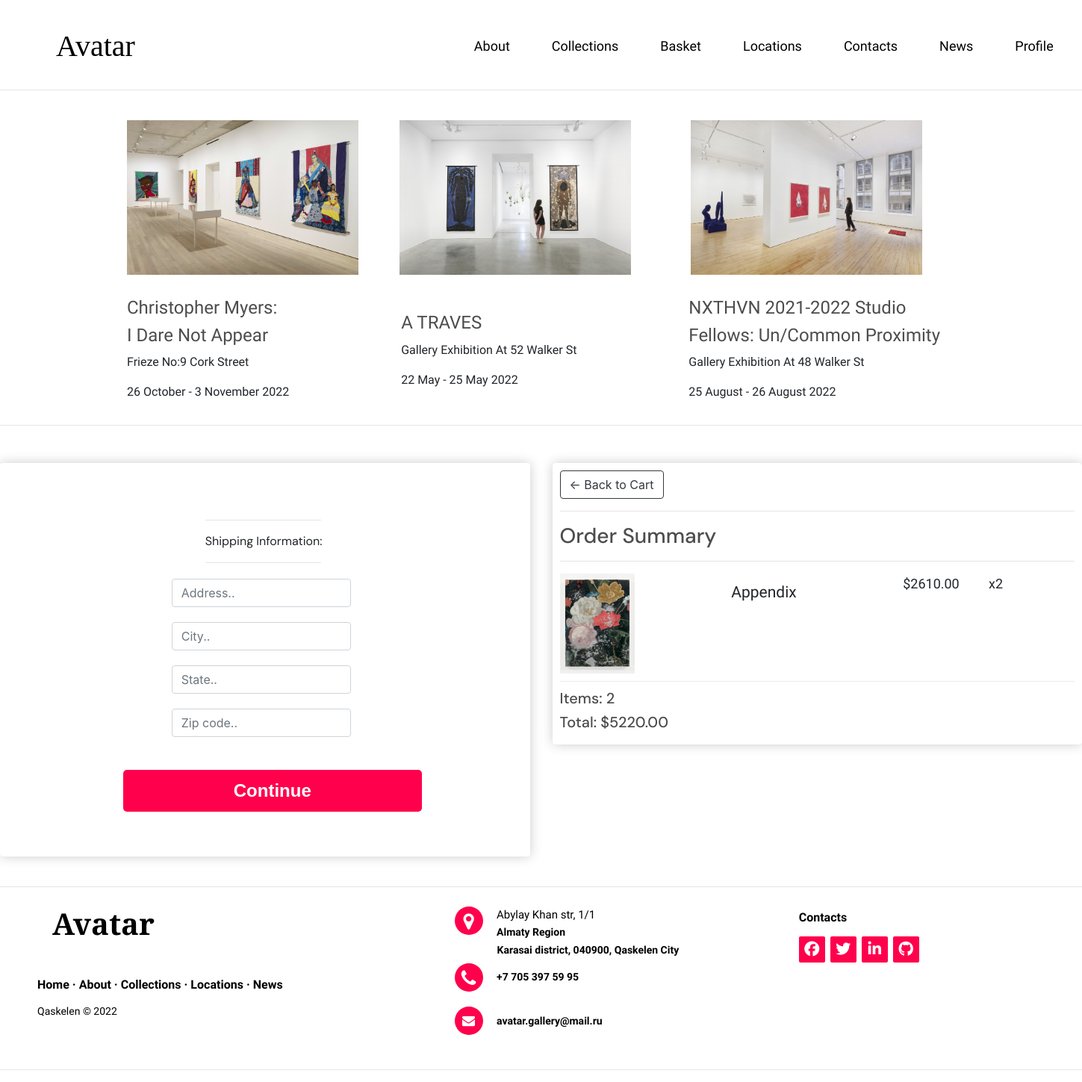
/checkout/ (signed in), run on an earlier commit of the app's database.
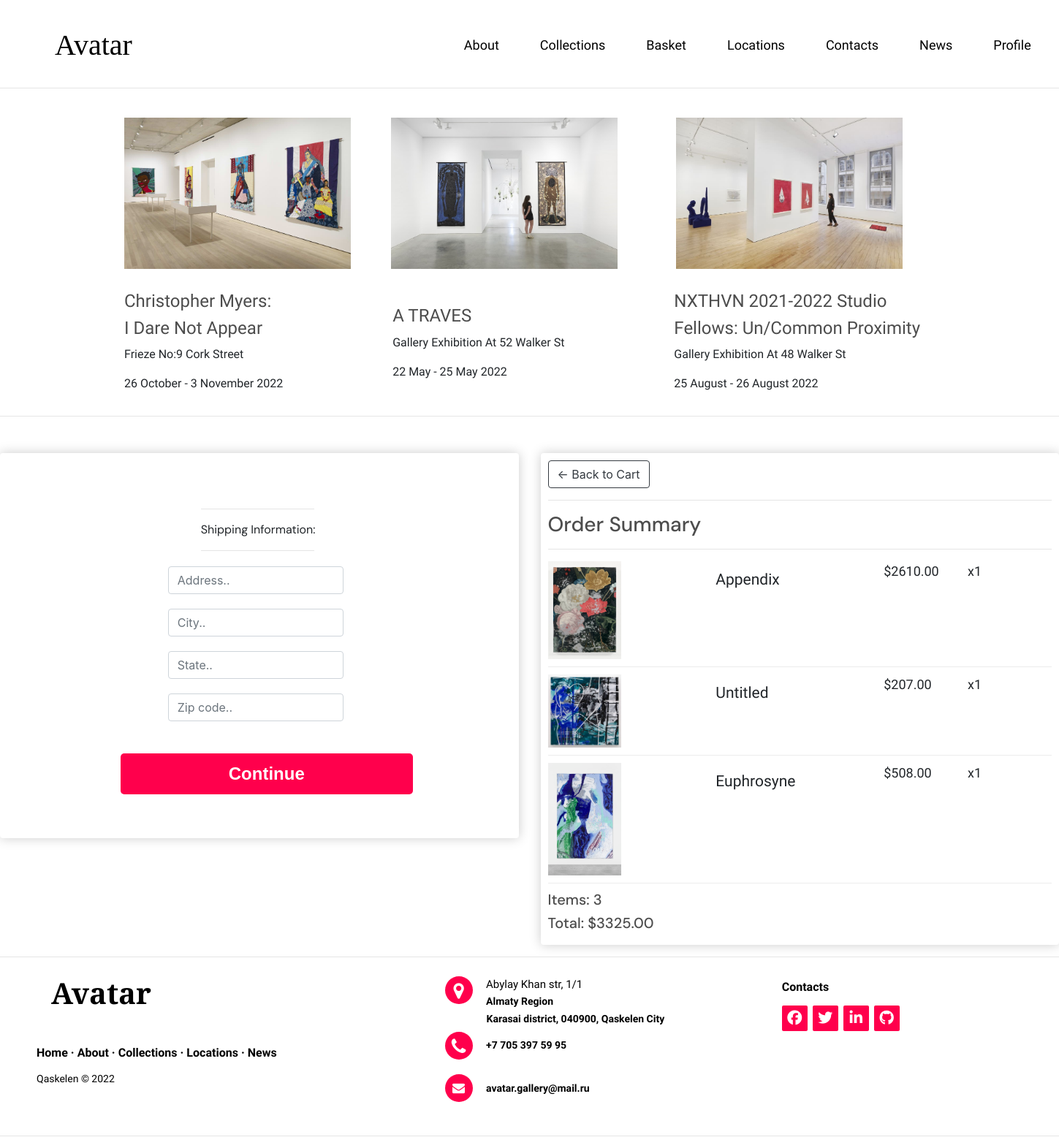
And on a later commit of the database.
### store/models.py (models this page shows, shortened)
class OrderItem(models.Model):
    product = models.ForeignKey(Product, on_delete=models.SET_NULL, blank=True, null=True)
    order = models.ForeignKey(Order, on_delete=models.SET_NULL, blank=True, null=True)
    quantity = models.IntegerField(default=0, null=True, blank=True)
    date_added = models.DateTimeField(auto_now_add=True)
    @property
    def get_total(self):
        total = self.product.price * self.quantity
        return total

class Product(models.Model):
    name = models.CharField(max_length=200, null=True)
    price = models.DecimalField(max_digits=7, decimal_places=2)
    digital = models.BooleanField(default=False, null=True, blank=False)
    image = models.ImageField(null=True, blank=True)
    @property
    def imageURL(self):
        try:
            url = self.image.url
        except:
            url = ''
        return url

class Order(models.Model):
    customer = models.ForeignKey(Customer, on_delete=models.SET_NULL, blank=True, null=True)
    date_ordered = models.DateTimeField(auto_now_add=True)
    complete = models.BooleanField(default=False, null=True, blank=False)
    transaction_id = models.CharField(max_length=200, null=True)
    @property
    def shipping(self):
        shipping = False
        orderitems = self.orderitem_set.all()
        for i in orderitems:
            if i.product.digital == False:
                shipping = True
        return shipping
    @property
    def get_cart_total(self):
        orderitems = self.orderitem_set.all()
        total = sum([item.get_total for item in orderitems])
        return total
    @property
    def get_cart_items(self):
        orderitems = self.orderitem_set.all()
        total = sum([item.quantity for item in orderitems])
        return total

### store/views.py (the view)
# urls.py: path('checkout/', views.checkout, name="checkout"),
def checkout(request):
    data = cartData(request)
    cartItems = data['cartItems']
    order = data['order']
    items = data['items']
    context = {'items':items, 'order': order, 'cartItems':cartItems}
    return render(request, 'store/checkout.html', context)

### store/utils.py (called while the page is built)
def cartData(request):
    if request.user.is_authenticated:
        customer = request.user.customer
        order, created = Order.objects.get_or_create(customer=customer, complete=False)
        items = order.orderitem_set.all()
        cartItems = order.get_cart_items
    else:
        cookieData = cookieCart(request)
        cartItems = cookieData['cartItems']
        order = cookieData['order']
        items = cookieData['items']
    return {'cartItems': cartItems, 'order': order, 'items': items}

### store/templates/store/checkout.html (shortened to what the changed rows need)
{% extends 'store/main.html' %}
{% load static %}
{% block content %}
<br>
<div class="row">
    <div class="col-lg-6">
        <div class="box-element">
            <a class="btn btn-outline-dark" href="{% url 'cart' %}">&#x2190; Back to Cart</a>
            <hr>
            <h3 style="font-family: 'DM Sans', sans-serif;">Order Summary</h3>
            <hr> {% for item in items %}
            <div class="cart-row">
                <div style="flex:2; font-family: 'Poiret One', cursive; font-size: 18px;"><img class="row-image" src="{{item.product.imageURL}}" width="160px"></div>
                <div style="flex:2; font-family: 'Poiret One', cursive; font-size: 18px;"><p style="margin-top: 10px; font-family: 'Poiret One', cursive; font-size: 21px;">{{item.product.name}}</p></div>
                <div style="flex:1; font-family: 'Poiret One', cursive; font-size: 18px;"><p>${{item.product.price}}</p></div>
                <div style="flex:1; font-family: 'Poiret One', cursive; font-size: 18px;"><p>x{{item.quantity}}</p></div>
            </div>
            {% endfor %}
            <h5 style="font-family: 'DM Sans', sans-serif;">Items: {{order.get_cart_items}}</h5>
            <h5 style="font-family: 'DM Sans', sans-serif;">Total: ${{order.get_cart_total}}</h5>
        </div>
    </div>
</div>
{% endblock content %}

What changed in the data, as far as the page shows it:
changed OrderItem "Appendix": quantity "2" → "1"
added OrderItem: product.imageURL (picture), product.name "Untitled", product.price "207.00", quantity "1"
added OrderItem: product.imageURL (picture), product.name "Euphrosyne", product.price "508.00", quantity "1"
changed through a linked row, Order: get_cart_items "2" → "3"; get_cart_total "5220.00" → "3325.00"
